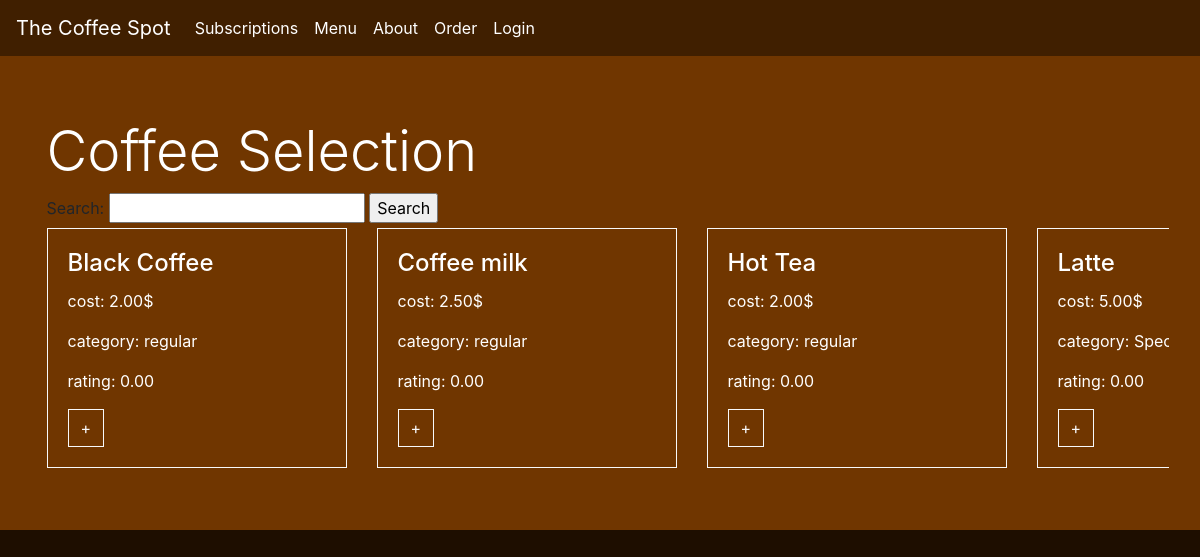
The app's page /order/, older data.
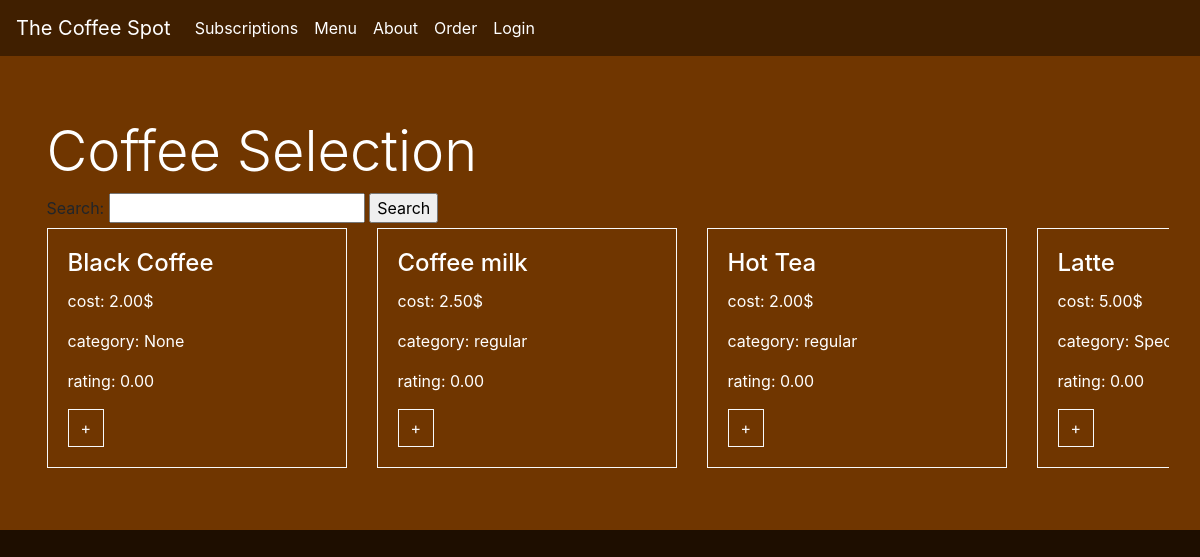
The same page, newer data.
### order/models.py (models this page shows, shortened)
class Product(models.Model):
    name = models.CharField(max_length=100, default='Product')
    price = models.DecimalField(max_digits=3, decimal_places=2)
    image = models.ImageField(null=True, blank=True)
    category = models.CharField(max_length=30, null=True, blank=True)
    category_id = models.IntegerField(default=0)
    rating = models.DecimalField(max_digits=6, decimal_places=2, default=0)

### order/views.py (the view, shortened to what this page needs)
# urls.py: path('', views.order.as_view(), name='order'),
class order(View):
    def get(self, request):
        product_list = Product.objects.all()
        search_form = SearchForm()
        cart_items = []
        total = 0
        product_count = 0
        cart = request.session.get('cart', {})
        stripe_public_key = settings.STRIPE_PUBLIC_KEY
        stripe_secret_key = settings.STRIPE_SECRET_KEY
        client_secret = 0
        order_form = orderForm()
        context = {
            'product_list': product_list,
            'cart_items': cart_items,
            'total': total,
            'order_form': order_form,
            'stripe_public_key': stripe_public_key,
            'client_secret': client_secret,
            'search_form': search_form,
        }
        return render(request, 'order/order.html', context)

### order/forms.py
class orderForm(forms.ModelForm):
    CHOICES = (
        ('Drottninggatan 19', 'Drottninggatan 19'),
        ('Hamngatan 14', 'Hamngatan 14'),
        ('Klarabergsgatan 50', 'Klarabergsgatan 50'),
    )
    address = forms.ChoiceField(choices=CHOICES, widget=forms.Select(attrs={
        'class': "form-control rounded-0 border-light text-white",
        'style': 'background-color:  #1E0E00',
        })
    )
    class Meta:
        model = Order
        fields = ["customer", "name", "address", "total_cost"]
        widgets = {
            'name': forms.TextInput(attrs={
                'class': "form-control rounded-0 border-light text-white",
                'style': 'background-color: #1E0E00',
                'placeholder': 'Name',
            }),
            'address': forms.TextInput(attrs={
                'class': "form-control rounded-0 border-light text-white",
                'style': 'background-color: #1E0E00',
                'placeholder': 'Address',
            }),
        }

class SearchForm(forms.Form):
    query = forms.CharField(max_length=30, required=True, label='Search')

### order/templates/order/order.html (shortened to what this page needs)
{% extends "base.html" %}
{% load static %}
{% block content %}
<div class="row" style="background-color: #703600">
  <div class="container">
    <h2 class="display-4 logo-font text-white">Coffee Selection</h2>
    <form action="{% url 'search_products' %}" method="POST">
      {{ search_form }}
      <input type="submit" value="Search">
    </form>
    <div class="d-flex d-flex-row">
      <div class="card-deck flex-nowrap" style="overflow-x: scroll;">
        {% for product in product_list %}
          <div class="card rounded-0 border-light" style="background-color: #703600; min-width: 300px;">
            <div class="card-body text-white">
                <form action="{% url 'add_to_cart' product.id %}" method="POST">
                  <h4 class="card-title">{{ product.name }}</h4>
                  <p>cost: {{ product.price }}$</p>
                  <p>category: {{ product.category }}</p>
                  <p>rating: {{ product.rating }}</p>
                <input type="submit" class="btn btn-outline-light rounded-0" value="+">
              </form>
            </div>
          </div>
        {% endfor %}
      </div>
    </div>
  </div>
</div>
{% endblock %}

Row changes from the older to the newer data that the page shows:
changed Product "Black Coffee": category "regular" → "None"
